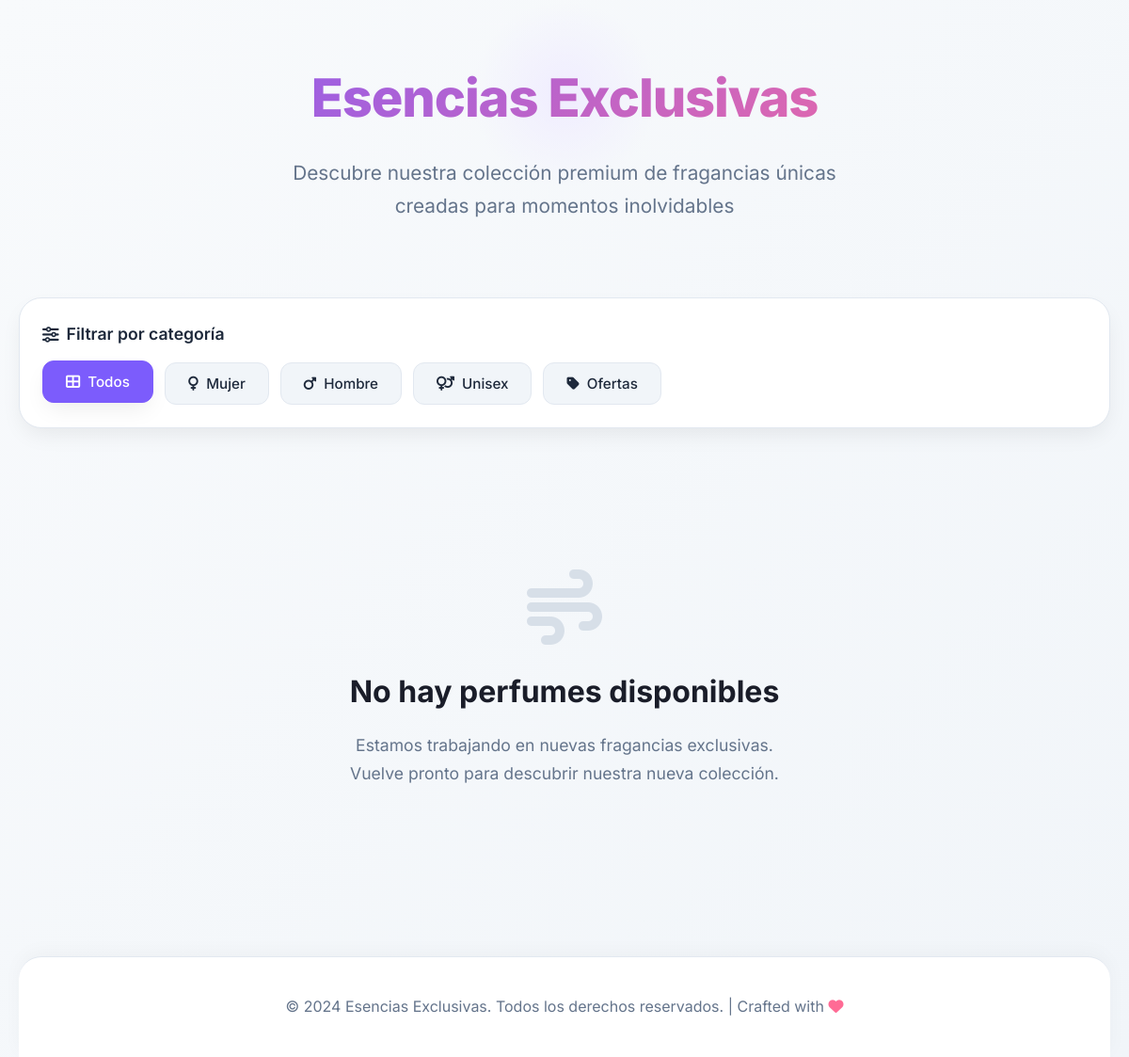
//principal/desodorantes/, run on an earlier commit of the app's database.
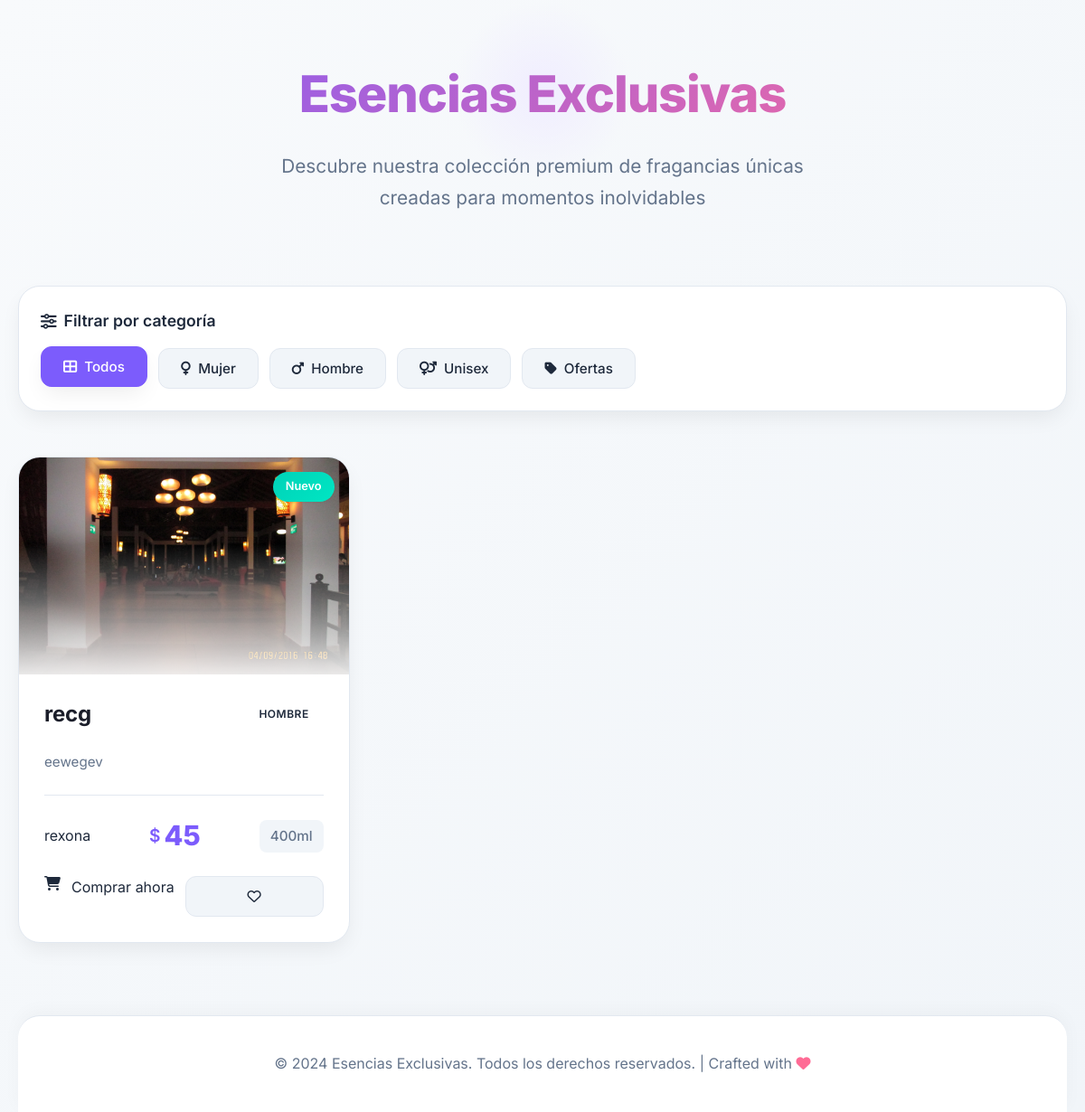
And on a later commit of the database.
### apps/newapp/models.py (models this page shows, shortened)
class desodorantes(models.Model):
    id = models.CharField(primary_key=True, max_length=50)
    marca = models.CharField(max_length=50)
    descripcion = models.TextField()
    precio = models.IntegerField()
    precio_inv = models.IntegerField(null=True)
    genero = models.CharField(max_length=1, choices=TypeChoices.choices)
    tamano = models.IntegerField()
    duracion = models.IntegerField()
    cantidad = models.IntegerField()
    imagen = models.ImageField(upload_to='desodorantes/', null=True, blank=True)

### apps/newapp/views.py (the view)
# urls.py: path('/principal/desodorantes/', views.vistadesodo, name="desodorantes"),
def vistadesodo(request):
    desodo_list = desodorantes.objects.all()
    context = {
        'desodorantes': desodo_list,
        'titulo': 'Nuestra Colección de desodorantes'
    }
    return render(request, 'desodorantes.html', context)

### apps/newapp/templates/desodorantes.html (shortened to what this page needs)
<!DOCTYPE html>
<html lang="es">
<head>
    <link rel="stylesheet" href="https://cdnjs.cloudflare.com/ajax/libs/font-awesome/6.4.0/css/all.min.css">
</head>
<body>
    <div class="container">
        <div class="header">
            <h1 class="page-title">Esencias Exclusivas</h1>
            <p class="page-subtitle">Descubre nuestra colección premium de fragancias únicas creadas para momentos inolvidables</p>
        </div>
        <div class="filters-container">
            <div class="filters-title">
                <i class="fas fa-sliders-h"></i>
                Filtrar por categoría
            </div>
            <div class="filters">
                <button class="filter-btn active">
                    <i class="fas fa-th-large"></i>Todos
                </button>
                <button class="filter-btn">
                    <i class="fas fa-venus"></i>Mujer
                </button>
                <button class="filter-btn">
                    <i class="fas fa-mars"></i>Hombre
                </button>
                <button class="filter-btn">
                    <i class="fas fa-venus-mars"></i>Unisex
                </button>
                <button class="filter-btn">
                    <i class="fas fa-tag"></i>Ofertas
                </button>
            </div>
        </div>
        <div class="perfumes-grid">
            {% if desodorantes %}
                {% for desodorante in desodorantes %}
                <a href="{% url 'desodorantes'%}" class="perfume-card">
                    {% if forloop.counter <= 2 %}
                    <div class="perfume-badge badge-new">Nuevo</div>
                    {% elif forloop.counter <= 5 %}
                    <div class="perfume-badge badge-popular">Popular</div>
                    {% elif perfume.precio < 70 %}
                    <div class="perfume-badge badge-sale">Oferta</div>
                    {% endif %}
                    <div class="perfume-imagen-container">
                        <div class="perfume-imagen">
                            {% if desodorante.imagen %}
                                <img src="{{ desodorante.imagen.url }}" alt="{{ desodorante.id }}">
                            {% else %}
                                {% if desodorante.genero == 'M' %}🌊
                                {% elif desodorante.genero == 'F' %}🌸
                                {% else %}⚡
                                {% endif %}
                            {% endif %}
                        </div>
                    </div>
                    <div class="perfume-content">
                        <div class="perfume-header">
                            <h3 class="perfume-nombre">{{ desodorante.id }}</h3>
                            <span class="perfume-genero genero-{{ perfume.genero|lower }}">
                                {% if desodorante.genero == 'M' %}Hombre
                                {% elif desodorante.genero == 'F' %}Mujer
                                {% else %}Unisex
                                {% endif %}
                            </span>
                        </div>
                        <p class="perfume-descripcion">{{ desodorante.descripcion }}</p>
                        <div class="perfume-details">
                            <div class="perfume-marca">{{ desodorante.marca }}</div>
                            <div class="perfume-precio">{{ desodorante.precio }}</div>
                            <div class="perfume-tamano">{{ desodorante.tamano }}ml</div>
                        </div>
                        <div class="perfume-actions">
                                <i class="fas fa-shopping-cart"></i> Comprar ahora
                            <button class="btn btn-secondary btn-favorite" onclick="event.preventDefault(); toggleFavorite(this)">
                                <i class="far fa-heart"></i>
                            </button>
                        </div>
                    </div>
                </a>
                {% endfor %}
            {% else %}
                <div class="empty-state">
                    <i class="fas fa-wind"></i>
                    <h3>No hay perfumes disponibles</h3>
                    <p>Estamos trabajando en nuevas fragancias exclusivas. Vuelve pronto para descubrir nuestra nueva colección.</p>
                </div>
            {% endif %}
        </div>
        <div class="footer">
            <p>© 2024 Esencias Exclusivas. Todos los derechos reservados. | Crafted with <i class="fas fa-heart" style="color: var(--secondary);"></i></p>
        </div>
    </div>
</body>
</html>

What changed in the data, as far as the page shows it:
added desodorantes: imagen (picture), id "recg", genero "HOMBRE", descripcion "eewegev", marca "rexona", precio "45", tamano "400"
Also different on the page:
text no longer shown: "No hay perfumes disponibles Estamos trabajando en nuevas fragancias exclusivas. Vuelve pronto para descubrir nuestra nueva colección."
